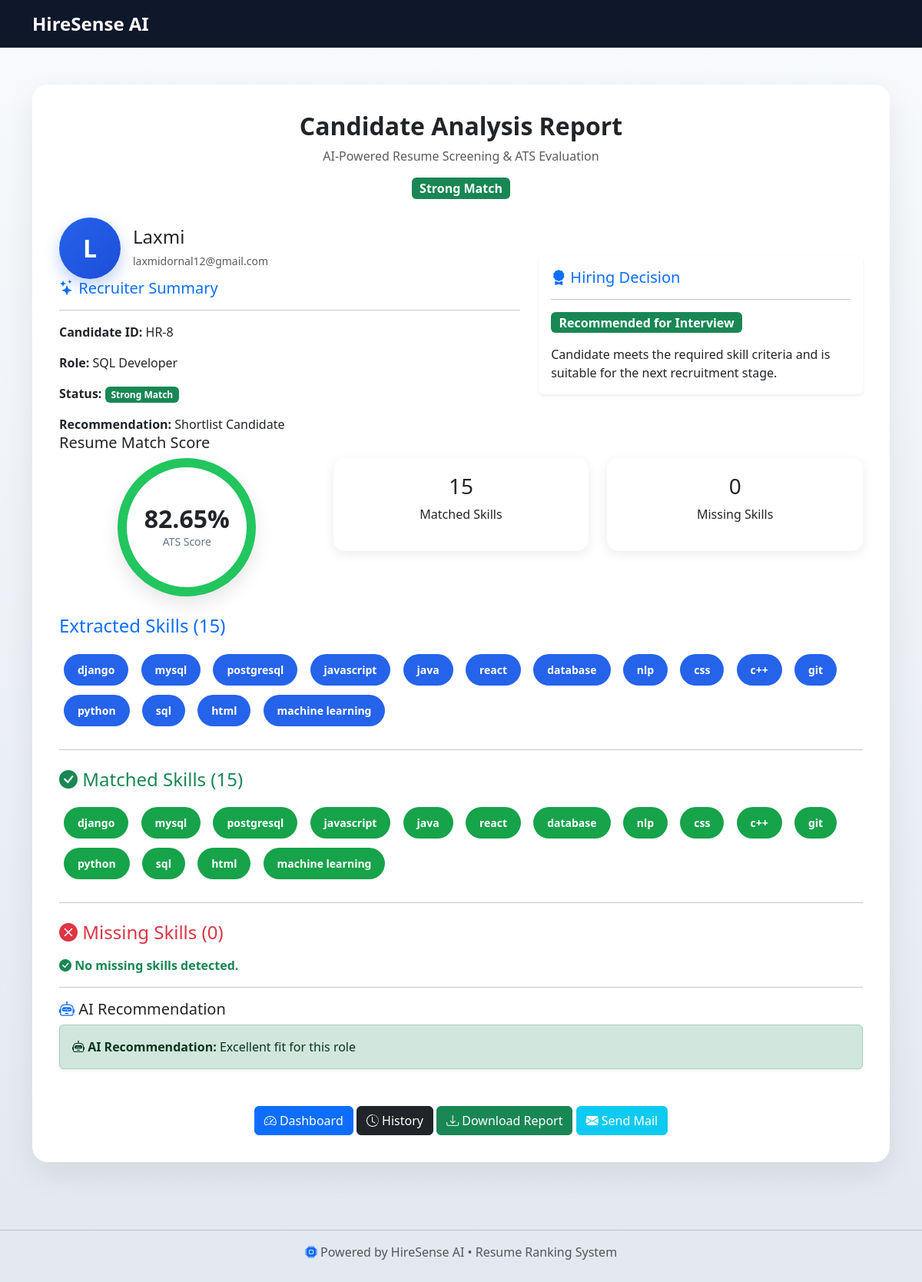
Page /view/8 (signed in) on the committed database.
### models.py (models this page shows)
class Resume(db.Model):
    id = db.Column(db.Integer, primary_key=True)
    user_id = db.Column(db.Integer)
    score = db.Column(db.Float)
    status = db.Column(db.String(50))
    filename = db.Column(db.String(200))   # ✅ NEW
    role = db.Column(db.String(100))       # ✅ NEW
    created_at = db.Column(db.DateTime, default=db.func.now())  # ✅ NEW
    skills = db.Column(db.Text)    # ✅ NEW (store skills as string)
    email = db.Column(db.String(120))
    feedback = db.Column(db.Text)

### app.py (the view)
@app.route("/view/<int:id>")
def view(id):
    if "user_id" not in session:
        return redirect("/login")
    resume = Resume.query.get(id)
    if not resume:
        return "No record found"
    skills = resume.skills.split(",") if resume.skills else []
    return render_template(
    "result.html",
    candidate_name=session.get("user_name"),
    id=resume.id,
    status=resume.status,
    score=round(resume.score * 100, 2),
    email=resume.email,
    role=resume.role,
    skills=skills,
    matched=skills,
    missing=[],
    feedback=resume.feedback
)

### templates/result.html (shortened to what this page needs)
<!DOCTYPE html>
<html>
<head>
<link rel="stylesheet" href="https://cdn.jsdelivr.net/npm/bootstrap-icons@1.11.3/font/bootstrap-icons.min.css">
<link href="https://cdn.jsdelivr.net/npm/bootstrap@5.3.0/dist/css/bootstrap.min.css" rel="stylesheet">
</head>
<body>
<nav class="navbar">
    <div class="container">
        <span class="navbar-brand">
            HireSense AI
        </span>
    </div>
</nav>
<div class="container mt-5">
<div class="report-card">
<div class="text-center mb-4">
<h2 class="fw-bold">
    Candidate Analysis Report
</h2>
<p class="text-muted">
    AI-Powered Resume Screening & ATS Evaluation
</p>
    {% if status == "Strong Match" %}
        <span class="badge bg-success fs-6">
            Strong Match
        </span>
    {% elif status == "Moderate Match" %}
        <span class="badge bg-warning text-dark fs-6">
            Moderate Match
        </span>
    {% else %}
        <span class="badge bg-danger fs-6">
            Low Match
        </span>
    {% endif %}
</div>
<div class="row align-items-center">
    <div class="col-md-7">
        <div class="d-flex align-items-center">
            <div class="avatar-circle">
                {{ candidate_name[0]|upper if candidate_name else 'L' }}
            </div>
            <div class="ms-3">
                <h4 class="mb-1">{{ candidate_name }}</h4>
                <small class="text-muted">{{ email }}</small>
            </div>
        </div>
       <h5 class="text-primary">
    <i class="bi bi-stars"></i>
    Recruiter Summary
</h5>
<hr>
<p>
    <strong>Candidate ID:</strong>
    HR-{{ id }}
</p>
<p>
    <strong>Role:</strong>
    {{ role }}
</p>
<p>
    <strong>Status:</strong>
    {% if status=="Strong Match" %}
        <span class="badge bg-success">
            Strong Match
        </span>
    {% elif status=="Moderate Match" %}
        <span class="badge bg-warning text-dark">
            Moderate Match
        </span>
    {% else %}
        <span class="badge bg-danger">
            Low Match
        </span>
    {% endif %}
</p>
<p class="mb-0">
    <strong>Recommendation:</strong>
    Shortlist Candidate
</p>
    </div>
    <div class="col-md-5">
    <div class="card border-0 shadow-sm">
        <div class="card-body">
            <h5 class="text-primary">
                <i class="bi bi-award-fill"></i>
                Hiring Decision
            </h5>
            <hr>
            {% if score >= 75 %}
                <span class="badge bg-success fs-6">
                    Recommended for Interview
                </span>
                <p class="mt-3 mb-0">
                    Candidate meets the required skill criteria and is suitable for the next recruitment stage.
                </p>
            {% endif %}
        </div>
    </div>
</div>
</div>
<h5>Resume Match Score</h5>
<div class="row mb-4">
    <div class="col-md-4">
    <div class="score-circle">
        <h2>{{ score }}%</h2>
        <small>ATS Score</small>
    </div>
</div>
    <div class="col-md-4">
        <div class="stat-card">
            <h3>{{ matched|length }}</h3>
            <p>Matched Skills</p>
        </div>
    </div>
    <div class="col-md-4">
        <div class="stat-card">
            <h3>{{ missing|length }}</h3>
            <p>Missing Skills</p>
        </div>
    </div>
</div>
<div class="mt-4">
<h4 class="text-primary mb-3">
    Extracted Skills ({{ skills|length }})
</h4>
{% for skill in skills %}
    <span class="skill-chip allskills">
        {{ skill }}
    </span>
{% endfor %}
<hr class="my-4">
<h4 class="text-success mb-3">
    <i class="bi bi-check-circle-fill"></i>
    Matched Skills ({{ matched|length }})
</h4>
{% if matched %}
    {% for skill in matched %}
        <span class="skill-chip matched">
            {{ skill }}
        </span>
    {% endfor %}
{% else %}
    <p class="text-muted">No matched skills found.</p>
{% endif %}
<hr class="my-4">
<h4 class="text-danger mb-3">
    <i class="bi bi-x-circle-fill"></i>
    Missing Skills ({{ missing|length }})
</h4>
{% if missing %}
    {% for skill in missing %}
        <span class="skill-chip missing">
            {{ skill }}
        </span>
    {% endfor %}
{% else %}
    <p class="text-success fw-bold">
        <i class="bi bi-check-circle-fill"></i>
        No missing skills detected.
    </p>
{% endif %}
</div>
<hr>
<h5>
    <i class="bi bi-robot text-primary"></i>
    AI Recommendation
</h5>
<div class="alert alert-success shadow-sm">
    <i class="bi bi-robot"></i>
    <strong>AI Recommendation:</strong>
    {{ feedback }}
</div>
<div class="text-center mt-5">
  <a href="/dashboard" class="btn btn-primary">
    <i class="bi bi-speedometer2"></i> Dashboard
</a>
<a href="/history" class="btn btn-dark">
    <i class="bi bi-clock-history"></i> History
</a>
<a href="/download_pdf/{{ id }}" class="btn btn-success">
    <i class="bi bi-download"></i> Download Report
</a>
<a href="/send_mail/{{ id }}" class="btn btn-info text-white">
    <i class="bi bi-envelope-fill"></i> Send Mail
</a>
</div>
</div>
</div>
<footer class="mt-5 py-4 text-center text-muted">
    <hr>
    <p>
        <i class="bi bi-cpu-fill text-primary"></i>
        Powered by HireSense AI • Resume Ranking System
    </p>
</footer>
</body>
</html>

### templates/result.html (style rules this page uses)
body { background:linear-gradient( to bottom, #f8fafc, #e2e8f0 ); }
.navbar { background:#0f172a; }
.navbar-brand { color:white !important; font-weight:700; font-size:24px; }
.report-card { background:white; border-radius:20px; padding:30px; box-shadow:0 10px 30px rgba(0,0,0,.1); }
.stat-card { background:white; border-radius:15px; padding:20px; text-align:center; box-shadow:0 4px 15px rgba(0,0,0,.08); }
.skill-chip { display:inline-block; padding:8px 14px; border-radius:20px; margin:5px; color:white; font-size:14px; }
.matched { background:#16a34a; }
.allskills { background:#2563eb; }
.skill-chip { display:inline-block; padding:10px 18px; border-radius:25px; margin:6px; color:white; font-size:14px; font-weight:600; transition:all .3s ease; }
.report-card { background:white; border-radius:20px; padding:35px; box-shadow:0 15px 40px rgba(0,0,0,.08); }
.avatar-circle { width:80px; height:80px; border-radius:50%; background:linear-gradient(135deg,#2563eb,#1d4ed8); color:white; display:flex; justify-content:center; align-items:center; font-size:32px; font-weight:bold; box-shadow:0 8px 20px rgba(37,99,235,.3); }
.score-circle { width:180px; height:180px; margin:auto; border-radius:50%; border:12px solid #22c55e; display:flex; flex-direction:column; justify-content:center; align-items:center; background:white; box-shadow:0 10px 25px rgba(0,0,0,.1); }
.score-circle h2 { font-weight:700; margin:0; }
.score-circle small { color:#64748b; }

### rows in the picture
Resume: email "laxmidornal12@gmail.com", role "SQL Developer", feedback "Excellent fit for this role"

### other values in the picture
{{ candidate_name[0]|upper if candidate_name else 'L' }} "L"
{{ candidate_name }} "Laxmi"
{{ id }} "8"
{{ score }} "82.65"
{{ matched|length }} "15"
{{ missing|length }} "0"
{{ skills|length }} "15"
{{ skill }} "django" "mysql" "postgresql" "javascript" "java" "react" "database" "nlp" "css" "c++" "git" "python" "sql" "html" "machine learning"
